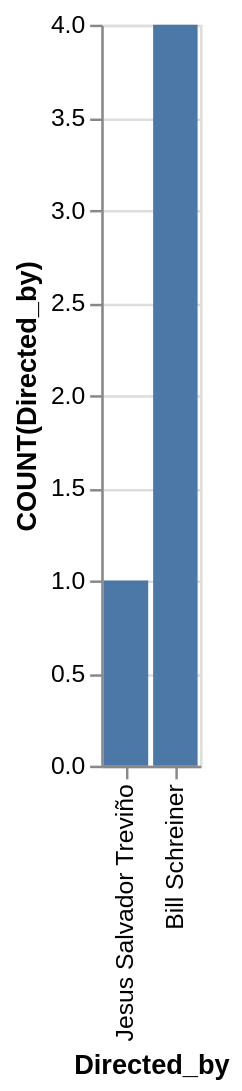

Describe this chart as a Vega-Lite specification.
### Vega-Lite specification from a JSON file in a GitHub repository (floating-point values rounded to 4 significant figures)
{"data": {"values": [{"x_data": "Jesus Salvador Treviño", "y_data": 1}, {"x_data": "Bill Schreiner", "y_data": 4}]}, "mark": "bar", "encoding": {"x": {"field": "x_data", "type": "nominal", "title": "Directed_by", "sort": "descending"}, "y": {"field": "y_data", "type": "quantitative", "title": "COUNT(Directed_by)"}}}
